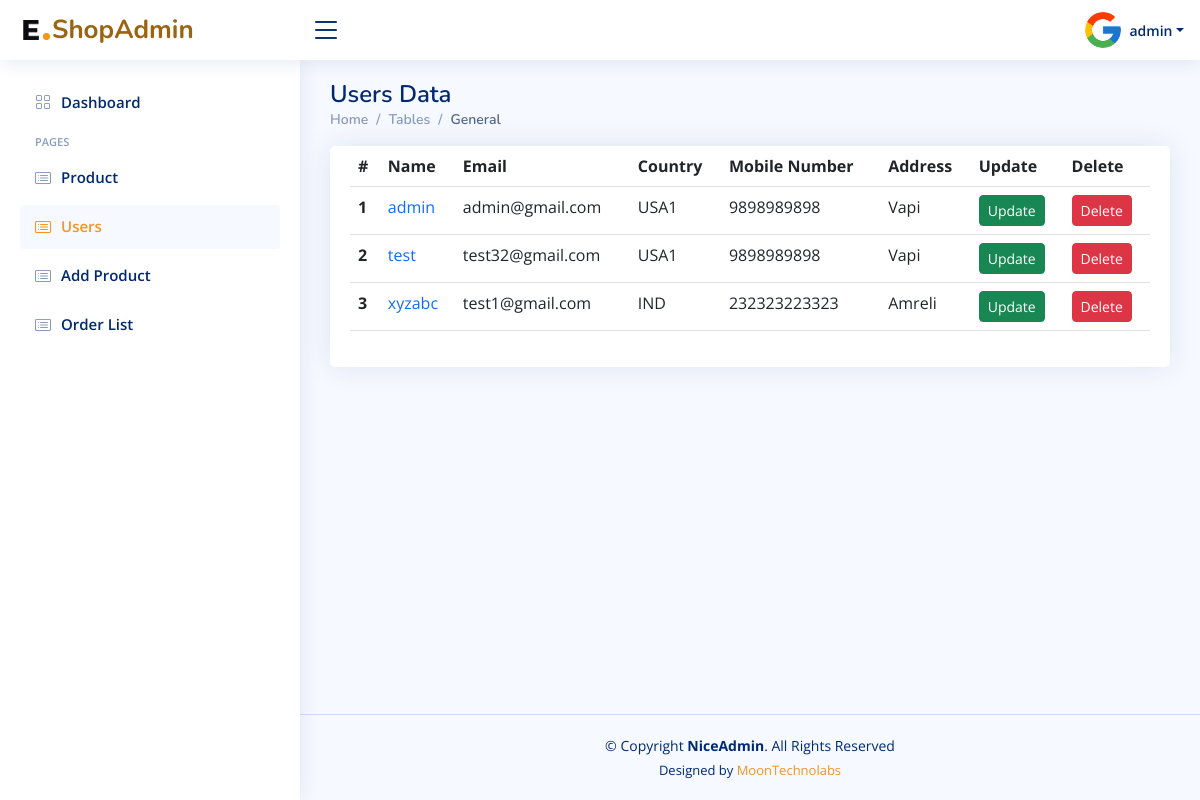
/users/ (signed in), run on an earlier commit of the app's database.
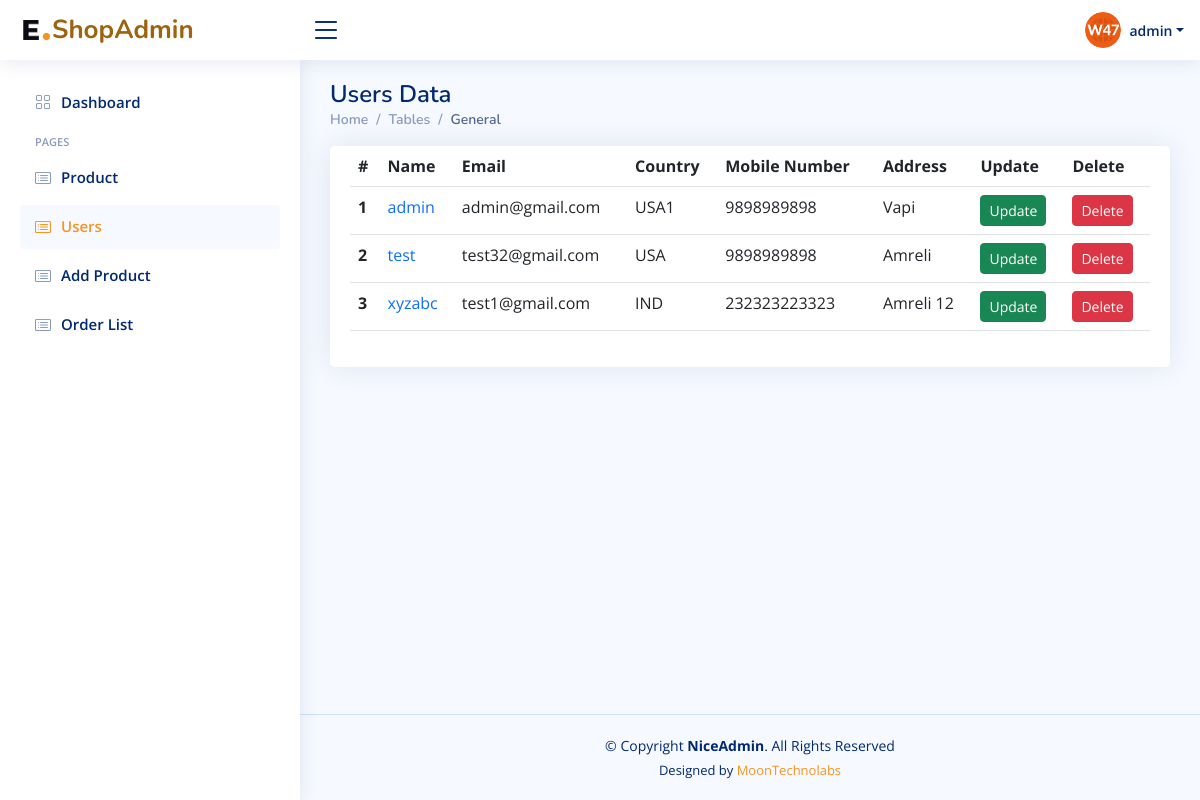
And on a later commit of the database.
### app/models.py (models this page shows, shortened)
class CustomUser(AbstractUser):
    name = models.CharField(max_length=100)
    email = models.EmailField(unique=True)

class UserProfile(models.Model):
    user = models.OneToOneField(settings.AUTH_USER_MODEL, on_delete=models.CASCADE)
    profile_pic = models.ImageField(upload_to='profile_pic/', default = 'profile_pic/userprofile.jpg')
    about = models.TextField(blank=True)
    job_title = models.CharField(max_length=200, blank=True)
    country = models.CharField(max_length=100, blank=True)
    address = models.CharField(max_length=200, blank=True)
    mobile_number = models.CharField(max_length=20, blank=True)

### app/views.py (the view)
# urls.py: path('users/',views.user, name='user'),
@superuser_required
def user(request):
    products = Product.objects.all()
    orders = Order.objects.all()
    users = CustomUser.objects.all()
    context = {'products': products,'users':users,'orders':orders}
    return render(request,'user_list.html',context)

### app/templatetags/custom_tags.py (called while the page is built)
@register.filter
def starts_with(value, arg):
    return value.startswith(arg)

### app/views.py (called while the page is built)
def superuser_required(view_func):
    @wraps(view_func)
    def _wrapped_view(request, *args, **kwargs):
        if request.user.is_authenticated and request.user.is_superuser:
            return view_func(request, *args, **kwargs)
        else:
            return redirect('user-home')
    return _wrapped_view

### templates/user_list.html (shortened to what this page needs)
{% extends 'base.html' %}
{% block content %}
<div class="pagetitle">
    <h1>Users Data</h1>
    <nav>
      <ol class="breadcrumb">
        <li class="breadcrumb-item"><a href="{% url 'home' %}">Home</a></li>
        <li class="breadcrumb-item">Tables</li>
        <li class="breadcrumb-item active">General</li>
      </ol>
    </nav>
  </div>
  <section class="section">
    <div class="row">
      <div class="col-lg-12">
        <div class="card">
          <div class="card-body">
            <table class="table table-hover">
              <thead>
                <tr>
                  <th scope="col">#</th>
                  <th scope="col">Name</th>
                  <th scope="col">Email</th>
                  <th scope="col">Country</th>
                  <th scope="col">Mobile Number</th>
                  <th scope="col">Address</th>
                  <th scope="col">Update</th>
                  <th scope="col">Delete</th>
                </tr>
              </thead>
              <tbody>
                {% for user in users %}
                <tr>
                  <th scope="row">{{ forloop.counter }}</th>
                  <td><a href="{% url 'user-profile' user.id %}" class="text-primary">{{ user.username }}</a></td>
                  <td>{% if user.email %}{{ user.email }}{% else %}-{% endif %}</td>
                  <td>{% if user.userprofile.country %}{{ user.userprofile.country }}{% else %}-{% endif %}</td>
                  <td>{% if user.userprofile.mobile_number %}{{ user.userprofile.mobile_number }}{% else %}-{% endif %}</td>
                  <td>{% if user.userprofile.address %}{{ user.userprofile.address }}{% else %}-{% endif %}</td>
                  <td>
                    <a href="{% url 'user-profile' user.id %}" class="btn btn-success btn-sm" role="button">Update</a>
                  </td>
                  <td>
                    <form method="post" action="{% url 'custom-user-delete' user.id %} ">
                      <button type="submit" class="btn btn-danger btn-sm" onclick="return confirm('Are you sure you want to delete this USer?')" >Delete</button>
                    </form>
                  </td>
                </tr>
              {% endfor %}
             </tbody>
            </table>
          </div>
        </div>
      </div>
    </div>
  </section>
{% endblock %}

### templates/base.html (shortened to what this page needs)
<!DOCTYPE html>
<html lang="en">
  <head>
    {% load static %}
    {% load custom_tags %}
    <link href="{% static 'assets/vendor/bootstrap/css/bootstrap.min.css' %}" rel="stylesheet">
    <link href="{% static 'assets/vendor/bootstrap-icons/bootstrap-icons.css' %}" rel="stylesheet">
    <link href="{% static 'assets/vendor/boxicons/css/boxicons.min.css' %}" rel="stylesheet">
    <link href="{% static 'assets/vendor/quill/quill.snow.css' %}" rel="stylesheet">
    <link href="{% static 'assets/vendor/quill/quill.bubble.css' %}" rel="stylesheet">
    <link href="{% static 'assets/vendor/remixicon/remixicon.css' %}" rel="stylesheet">
    <link href="{% static 'assets/vendor/simple-datatables/style.css' %}" rel="stylesheet">
    <link rel="stylesheet" type="text/css" href="{% static 'assets/css/style.css' %}">
</head>
<body>
  <header id="header" class="header fixed-top d-flex align-items-center">
    <div class="d-flex align-items-center justify-content-between">
      <a href="{% url 'home' %}" class="logo d-flex align-items-center">
        <img src="{% static '/assets/img/favicon1.png' %}" alt="">
        <span class="d-none d-lg-block">ShopAdmin</span>
      </a>
      <i class="bi bi-list toggle-sidebar-btn"></i>
    </div>
    <nav class="header-nav ms-auto">
      <ul class="d-flex align-items-center">
           <li class="nav-item dropdown pe-3">
          <a class="nav-link nav-profile d-flex align-items-center pe-0" href="#" data-bs-toggle="dropdown">
            <img src="{{ request.user.userprofile.profile_pic.url }}" alt="Profile" class="rounded-circle">
            <span class="d-none d-md-block dropdown-toggle ps-2">{{ request.user.username }}</span>
          </a>
        </li>
      </ul>
    </nav>
  </header>
     {% if request.user.is_superuser %}
  <aside id="sidebar" class="sidebar">
    <ul class="sidebar-nav" id="sidebar-nav">
      <li class="nav-item">
        <a class="nav-link {% if request.path == '/' %}{% else %} collapsed{% endif %}" href="{% url 'home' %}">
          <i class="bi bi-grid"></i>
          <span>Dashboard</span>
        </a>
      </li>
      <li class="nav-heading">Pages</li>
      <li class="nav-item">
        <a class="nav-link{% if request.path|starts_with:'/products/' %}{% else %} collapsed{% endif %}" href="{% url 'product-list' %}">
            <i class="bi bi-card-list"></i>
            <span>Product </span>
        </a>
    </li>
      <li class="nav-item">
        <a class="nav-link{% if request.path|starts_with:'/users/' %}{% else %} collapsed{% endif %}" href="{% url 'user' %}">
          <i class="bi bi-card-list"></i>
          <span>Users</span>
        </a>
      </li>
      <li class="nav-item">
        <a class="nav-link {% if request.path|starts_with:'/add_product/' %}{% else %} collapsed{% endif %}" href="{% url 'add_product' %}">
          <i class="bi bi-card-list"></i>
          <span>Add Product</span>
        </a>
      </li>
      <li class="nav-item">
        <a class="nav-link {% if request.path|starts_with:'/orders/' %}{% else %} collapsed{% endif %}" href="{% url 'admin-order-list' %}">
          <i class="bi bi-card-list"></i>
          <span>Order List</span>
        </a>
      </li>
    </ul>
  </aside>
 {% endif %}
  <main id="main" class="main">
            {% block content %}{% endblock %}
  </main>
  <footer id="footer" class="footer">
    <div class="copyright">
      &copy; Copyright <strong><span>NiceAdmin</span></strong>. All Rights Reserved
    </div>
    <div class="credits">
      Designed by <a href="https://www.moontechnolabs.com/">MoonTechnolabs</a>
    </div>
  </footer>
</body>
</html>

What changed in the data, as far as the page shows it:
changed CustomUser "admin": user.userprofile.profile_pic: a different picture
changed CustomUser "test": userprofile.country "USA1" → "USA"; userprofile.address "Vapi" → "Amreli"
changed CustomUser "xyzabc": userprofile.address "Amreli" → "Amreli 12"
